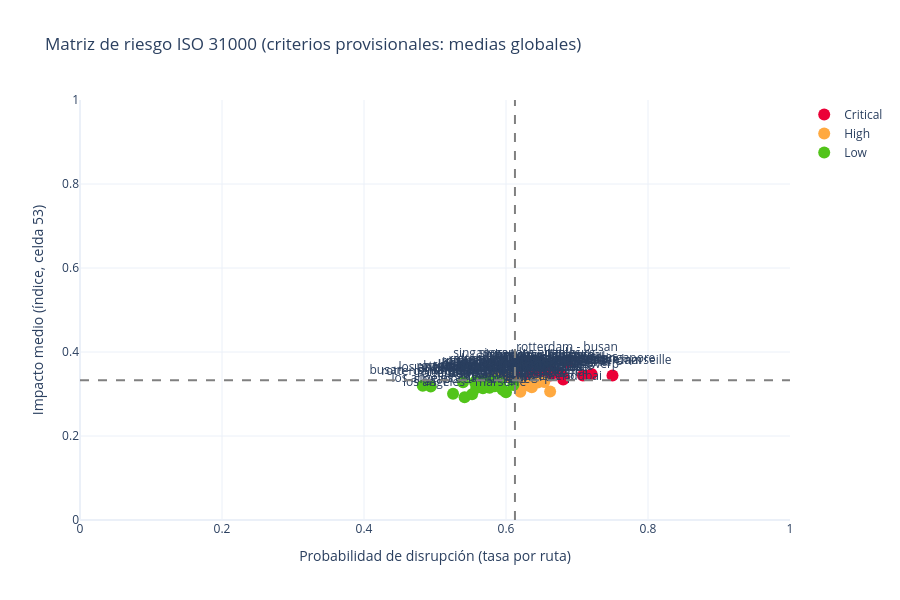

Notebook cell for this chart:
### Markdown cell above
**Revisión 11/10/2026:** la alineación entre nivel de riesgo y acción es una hipótesis de trabajo, no un resultado validado.

### Code cell
# Revisión 11/10/2026: matriz con cortes absolutos provisionales (medias globales)
import plotly.graph_objects as go

df_plot = df_risk_matrix.copy()
x_cut = tasa_global
y_cut = imp_global

COLOR = {'Critical': '#EB0037', 'High': '#FFA940', 'Low': '#52C41A'}

fig = go.Figure()
fig.add_shape(type='rect', x0=0, x1=1, y0=0, y1=1, fillcolor='rgba(0,0,0,0)', line_width=0)
fig.add_vline(x=x_cut, line_dash='dash', line_color='gray')
fig.add_hline(y=y_cut, line_dash='dash', line_color='gray')

for nivel, sub in df_plot.groupby('risk_level_iso'):
    fig.add_trace(go.Scatter(
        x=sub['probability'], y=sub['impact_norm'],
        mode='markers+text', text=sub['route'], textposition='top center',
        marker=dict(size=12, color=COLOR.get(nivel, 'gray')),
        name=nivel,
        hovertemplate='<b>%{text}</b><br>Probabilidad: %{x:.3f}<br>Impacto: %{y:.4f}<extra></extra>'
    ))

fig.update_layout(
    title='Matriz de riesgo ISO 31000 (criterios provisionales: medias globales)',
    xaxis_title='Probabilidad de disrupción (tasa por ruta)',
    yaxis_title='Impacto medio (índice, celda 53)',
    height=600, template='plotly_white'
)
fig.show()

### Figure 1 — Plotly figure (JSON) as saved in the notebook; plotly's stock layout.template omitted (floating-point values rounded to 4 significant figures)
{"data": [{"hovertemplate": "<b>%{text}</b><br>Probabilidad: %{x:.3f}<br>Impacto: %{y:.4f}<extra></extra>", "marker": {"color": "#EB0037", "size": 12}, "mode": "markers+text", "name": "Critical", "text": ["antwerp - hamburg", "antwerp - marseille", "antwerp - shanghai", "antwerp - singapore", "busan - hamburg", "busan - marseille", "busan - shanghai", "dubai - antwerp", "hamburg - busan", "hamburg - los angeles", "hamburg - rotterdam", "los angeles - shanghai", "los angeles - singapore", "rotterdam - busan", "rotterdam - marseille", "shanghai - busan", "shanghai - hamburg", "shanghai - marseille", "shanghai - singapore", "singapore - antwerp", "singapore - hamburg", "singapore - los angeles", "singapore - rotterdam"], "textposition": "top center", "type": "scatter", "x": [0.6286, 0.6375, 0.662, 0.6456, 0.65, 0.6769, 0.6813, 0.6184, 0.6389, 0.6706, 0.7083, 0.6163, 0.7206, 0.686, 0.75, 0.6437, 0.6316, 0.6623, 0.6774, 0.6806, 0.6437, 0.6154, 0.6575], "y": [0.3361, 0.3388, 0.3561, 0.3556, 0.3476, 0.3489, 0.3395, 0.3396, 0.3555, 0.351, 0.344, 0.3373, 0.3477, 0.3752, 0.344, 0.356, 0.3408, 0.344, 0.3473, 0.3347, 0.3606, 0.3608, 0.3457]}, {"hovertemplate": "<b>%{text}</b><br>Probabilidad: %{x:.3f}<br>Impacto: %{y:.4f}<extra></extra>", "marker": {"color": "#FFA940", "size": 12}, "mode": "markers+text", "name": "High", "text": ["antwerp - dubai", "antwerp - los angeles", "dubai - busan", "dubai - hamburg", "dubai - los angeles", "dubai - rotterdam", "dubai - singapore", "hamburg - antwerp", "hamburg - dubai", "hamburg - shanghai", "los angeles - busan", "los angeles - dubai", "rotterdam - los angeles", "rotterdam - singapore", "shanghai - los angeles", "singapore - busan", "singapore - dubai", "singapore - shanghai"], "textposition": "top center", "type": "scatter", "x": [0.6, 0.6316, 0.5846, 0.6154, 0.5823, 0.6447, 0.6538, 0.6203, 0.5758, 0.6364, 0.6207, 0.6622, 0.6, 0.6053, 0.6203, 0.5833, 0.6375, 0.6024], "y": [0.3451, 0.32, 0.3465, 0.3274, 0.3338, 0.3274, 0.3288, 0.3054, 0.3358, 0.3161, 0.3266, 0.3059, 0.3426, 0.3465, 0.3284, 0.3393, 0.3295, 0.342]}, {"hovertemplate": "<b>%{text}</b><br>Probabilidad: %{x:.3f}<br>Impacto: %{y:.4f}<extra></extra>", "marker": {"color": "#52C41A", "size": 12}, "mode": "markers+text", "name": "Low", "text": ["antwerp - busan", "antwerp - rotterdam", "busan - antwerp", "busan - dubai", "busan - los angeles", "busan - rotterdam", "busan - singapore", "dubai - marseille", "dubai - shanghai", "hamburg - marseille", "hamburg - singapore", "los angeles - antwerp", "los angeles - hamburg", "los angeles - marseille", "los angeles - rotterdam", "rotterdam - antwerp", "rotterdam - dubai", "rotterdam - hamburg", "rotterdam - shanghai", "shanghai - antwerp", "shanghai - dubai", "shanghai - rotterdam", "singapore - marseille"], "textposition": "top center", "type": "scatter", "x": [0.5842, 0.5567, 0.6, 0.5769, 0.4828, 0.587, 0.5843, 0.5952, 0.5676, 0.5714, 0.5658, 0.5875, 0.5254, 0.5417, 0.5395, 0.5904, 0.494, 0.5581, 0.557, 0.6104, 0.5918, 0.5795, 0.5522], "y": [0.3267, 0.3261, 0.3041, 0.3147, 0.3197, 0.3301, 0.3183, 0.3098, 0.3135, 0.3201, 0.3308, 0.332, 0.3005, 0.2925, 0.3281, 0.3256, 0.3176, 0.3142, 0.3303, 0.3211, 0.3277, 0.3318, 0.2995]}], "layout": {"height": 600, "shapes": [{"fillcolor": "rgba(0,0,0,0)", "line": {"width": 0}, "type": "rect", "x0": 0, "x1": 1, "y0": 0, "y1": 1}, {"line": {"color": "gray", "dash": "dash"}, "type": "line", "x0": 0.6126, "x1": 0.6126, "xref": "x", "y0": 0, "y1": 1, "yref": "y domain"}, {"line": {"color": "gray", "dash": "dash"}, "type": "line", "x0": 0, "x1": 1, "xref": "x domain", "y0": 0.3326, "y1": 0.3326, "yref": "y"}], "title": {"text": "Matriz de riesgo ISO 31000 (criterios provisionales: medias globales)"}, "xaxis": {"title": {"text": "Probabilidad de disrupción (tasa por ruta)"}}, "yaxis": {"title": {"text": "Impacto medio (índice, celda 53)"}}}}
